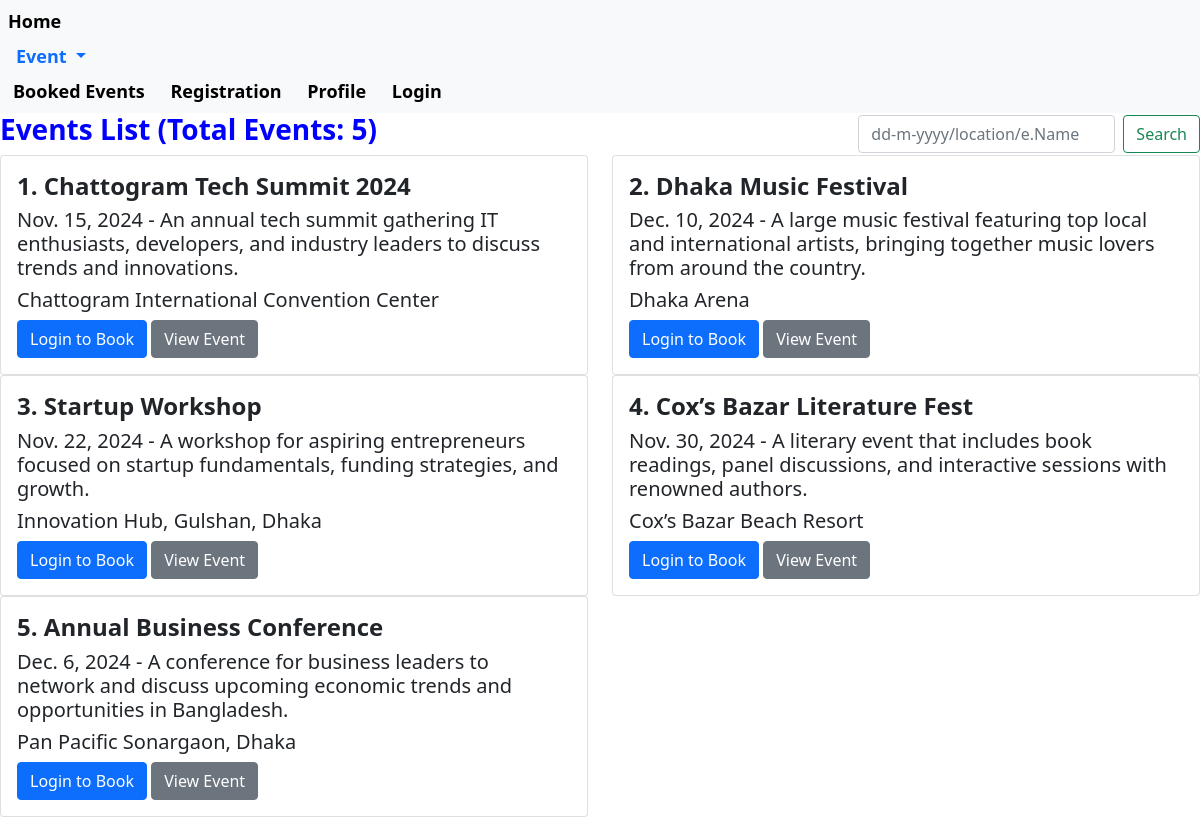
The page / on the database its author committed.
### events/models.py (models this page shows, shortened)
class Event(models.Model):
    event_name = models.CharField(max_length=100)
    date = models.DateField()
    phone_number = models.CharField(max_length=15)
    location = models.CharField(max_length=100)
    description = models.TextField()
    capacity = models.PositiveIntegerField()
    creator = models.ForeignKey(settings.AUTH_USER_MODEL, on_delete=models.CASCADE)

### event_management/views.py (the view)
# urls.py: path('', views.home, name='homepage'),
def home(request):
    query = request.GET.get('q')
    filters = Q()
    if query:
        try:
            event_date = datetime.strptime(query, "%d-%m-%Y").date()
            filters &= Q(date=event_date)
        except ValueError:
            filters &= Q(event_name__icontains=query) | Q(location__icontains=query)
    data = Event.objects.filter(filters).distinct()
    total_events = data.count()
    if request.user.is_authenticated:
        for event in data:
            event.has_booked = Booking.objects.filter(event=event, user=request.user).exists()
    else:
        for event in data:
            event.has_booked = False # যারা লগইন করে নাই তাদের জন্য has_booked False করা হয়েছে।
    context = {
        "data": data,
        "total_events": total_events,
    }
    return render(request, 'home.html', context=context)

### templates/home.html (shortened to what this page needs)
{% extends "base.html" %}
{% block content %}
<div class="fixed-header d-flex justify-content-between align-items-center">
    <h3 style="color: blue;"><b>Events List (Total Events: {{ total_events }})</b></h3>
    <form class="d-flex search-form" role="search" method="get" action="{% url 'homepage' %}">
        <input class="form-control me-2" type="search" name="q" placeholder="dd-m-yyyy/location/e.Name" aria-label="Search" />
        <button class="btn btn-outline-success" type="submit">Search</button></br>
    </form>
</div>
<div class="row">
    {% for event in data %}
    <div class="col-sm-6">
        <div class="card">
            <div class="card-body">
                <h4 class="card-title"><strong>{{ forloop.counter }}. {{ event.event_name }}</strong></h4>
                <h5 class="card-title">{{ event.date }} - {{ event.description }}</h5>
                <h5 class="card-title">{{ event.location }}</h5>
                {% if request.user.is_authenticated %}
                    {% if event.has_booked %}
                        <span class="text-success">Already Booked</span>
                    {% else %}
                        <a href="{% url 'book_event' event.id %}" class="btn btn-primary">Book Event</a>
                    {% endif %}
                {% else %}
                    <a href="{% url 'login' %}" class="btn btn-primary">Login to Book</a>
                {% endif %}
                <a href="{% url 'view_event' event.id %}" class="btn btn-secondary">View Event</a>
            </div>
        </div>
    </div>
    {% endfor %}
</div>
{% endblock content %}

### templates/base.html (shortened to what this page needs)
<!doctype html>
<html lang="en">
<head>
  <link href="https://cdn.jsdelivr.net/npm/bootstrap@5.0.2/dist/css/bootstrap.min.css" rel="stylesheet"
>
  <link rel="stylesheet" href="https://matcha.mizu.sh/matcha.css">
</head>
<body>
  <nav class="navbar navbar-expand-lg navbar-light bg-light">
    {% include "partials/nav.html" %}
  </nav>
  {% block content %}
  {% endblock content %}
</body>
</html>

### templates/partials/nav.html (shortened to what this page needs)
<menu style="font-size: large; font-weight: bold;">
  <li class=""><a href="{% url 'homepage' %}">Home</a></li>
  <li class="nav-item dropdown">
    <a class="nav-link dropdown-toggle" href="#" id="eventDropdown" role="button" data-bs-toggle="dropdown"
      aria-expanded="false">
      Event
    </a>
  </li>
  <li class=""><a href="{% url 'booked_events' %}">Booked Events</a></li>
  <li class=""><a href="{% url 'register' %}">Registration</a></li>
  <li class=""><a href="{% url 'profile' %}">Profile</a></li>
  {% if user.is_authenticated %}
    <li class=""><a href="{% url 'logout' %}">Logout</a></li>
  {% else %}
    <li class=""><a href="{% url 'login' %}">Login</a></li>
  {% endif %}
</menu>

### templates/base.html (style rules this page uses)
nav menu { list-style: none; padding: 0; margin: 0; }
nav menu li { display: inline; margin-right: 5px; }
nav menu li a { text-decoration: none; color: black; padding: 8px; }
.nav-item.dropdown { padding: 0; margin-top: 8px; }
.search-form { margin-left: auto; width: auto; }

### rows shown on the page
Event: event_name "Chattogram Tech Summit 2024", date "Nov. 15, 2024", description "An annual tech summit gathering IT enthusiasts, developers, and industry leaders to discuss trends and innovations.", location "Chattogram International Convention Center"
Event: event_name "Dhaka Music Festival", date "Dec. 10, 2024", description "A large music festival featuring top local and international artists, bringing together music lovers from around the country.", location "Dhaka Arena"
Event: event_name "Startup Workshop", date "Nov. 22, 2024", description "A workshop for aspiring entrepreneurs focused on startup fundamentals, funding strategies, and growth.", location "Innovation Hub, Gulshan, Dhaka"
Event: event_name "Cox’s Bazar Literature Fest", date "Nov. 30, 2024", description "A literary event that includes book readings, panel discussions, and interactive sessions with renowned authors.", location "Cox’s Bazar Beach Resort"
Event: event_name "Annual Business Conference", date "Dec. 6, 2024", description "A conference for business leaders to network and discuss upcoming economic trends and opportunities in Bangladesh.", location "Pan Pacific Sonargaon, Dhaka"

### other values the page prints
{{ total_events }} "5"
